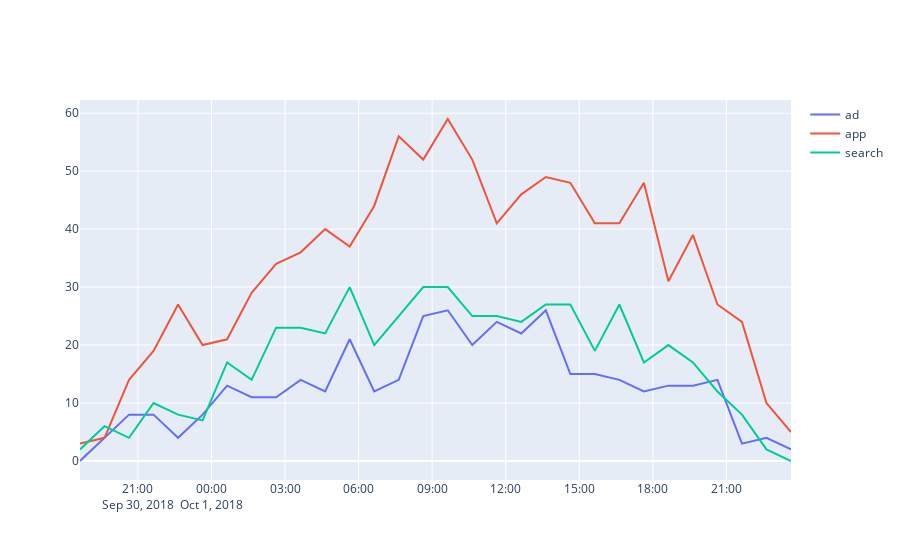

Notebook code for this chart:
### Code cell
#時間毎のアクセス数
user_count_df=vdf.groupby(['referrer','about_time'])['user_id'].count().unstack(level='referrer').fillna(0).reset_index()
data=[plotly.graph_objs.Scatter(x=user_count_df['about_time'],y=user_count_df[referrer],name=referrer) for referrer in ['ad','app','search']]
fig=plotly.graph_objs.Figure(data=data,title='時間あたりの閲覧数')
fig.show()
